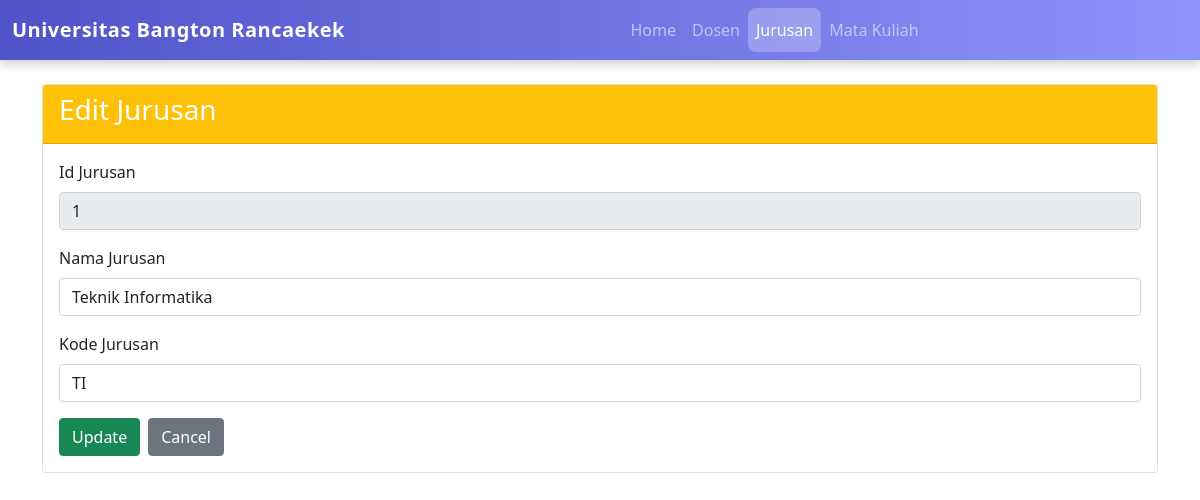
Screenshot of /index.php?controller=department&action=edit&id=1 with the database file from the repository.
### tables this page shows
CREATE TABLE `departments` (
  `id` int(11) NOT NULL,
  `name` varchar(100) NOT NULL,
  `code` varchar(10) NOT NULL
);

### controllers/BaseController.php (called while the page is built, shortened)
<?php
abstract class BaseController {
    protected function render($view, $data = []) {
        extract($data);
        include __DIR__ . '/../views/templates/header.php';
        include __DIR__ . '/../views/' . $view . '.php';
        include __DIR__ . '/../views/templates/footer.php';
    }
}
?>

### controllers/DepartmentController.php (called while the page is built, shortened)
<?php
require_once __DIR__ . '/BaseController.php';
require_once __DIR__ . '/../models/Department.php';
class DepartmentController extends BaseController {
    private $departmentModel;
    public function __construct() {
        $this->departmentModel = new Department();
    }
    public function edit() {
        $id = $_GET['id'];
        $department = $this->departmentModel->getById($id);
        $this->render('Department/edit', ['department' => $department]);
    }
}

### models/BaseModel.php (called while the page is built, shortened)
<?php
require_once __DIR__ . '/../config/Database.php';
abstract class BaseModel {
    public function __construct() {
        $database = new Database();
        $this->conn = $database->getConnection();
    }
}
?>

### config/database.php (called while the page is built, shortened)
<?php
class Database {
    private $host = "localhost";
    private $username = "root";
    private $password = "";
    private $db_name = "tp_mvc25";
    public function getConnection() {
        $this->conn = null;
        try {
            $this->conn = new mysqli($this->host, $this->username, $this->password, $this->db_name);
        }catch (Exception $e) {
            echo "Connection error: " . $e->getMessage();
        }
        return $this->conn;
    }
}
?>

### models/Department.php (called while the page is built, shortened)
<?php
require_once __DIR__ . '/BaseModel.php';
class Department extends BaseModel {
    protected $table = 'departments';
    public function getById($id){
        $sql = "SELECT * FROM {$this->table} WHERE id = ?";
        $stmt = $this->conn->prepare($sql);
        $stmt->bind_param("s", $id);
        $stmt->execute();
        $result = $stmt->get_result();
        if ($result->num_rows > 0) {
            return $result->fetch_assoc();
        }
        return null;
    }
}

### views/Department/edit.php (the view)
<div class="card">
    <div class="card-header bg-warning text-white">
        <h3 class="card-title">Edit Jurusan</h3>
    </div>
    <div class="card-body">
        <form action="index.php?controller=department&action=edit&id=<?php echo $department['id']; ?>" method="post">
            <div class="mb-3">
                <label for="id" class="form-label">Id Jurusan</label>
                <input type="text" class="form-control" id="id" value="<?php echo htmlspecialchars($department['id']); ?>" readonly>
            </div>
            <div class="mb-3">
                <label for="name" class="form-label">Nama Jurusan</label>
                <input type="text" class="form-control" id="name" name="name" value="<?php echo htmlspecialchars($department['name']); ?>" required>
            </div>
            <div class="mb-3">
                <label for="code" class="form-label">Kode Jurusan</label>
                <input type="text" class="form-control" id="code" name="code" value="<?php echo htmlspecialchars($department['code']); ?>" required>
            </div>
            <div class="d-flex gap-2">
                <button type="submit" class="btn btn-success">Update</button>
                <a href="index.php?controller=department&action=index" class="btn btn-secondary">Cancel</a>
            </div>
        </form>
    </div>
</div>

### rows the page displays
departments: id "1", name "Teknik Informatika", code "TI"
